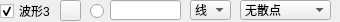
                   <widget class="QWidget" name="widget_3" native="true">
                    <property name="minimumSize">
                     <size>
                      <width>0</width>
                      <height>22</height>
                     </size>
                    </property>
                    <property name="maximumSize">
                     <size>
                      <width>16777215</width>
                      <height>22</height>
                     </size>
                    </property>
                    <widget class="QLineEdit" name="txtValueCurve3">
                     <property name="geometry">
                      <rect>
                       <x>110</x>
                       <y>0</y>
                       <width>71</width>
                       <height>20</height>
                      </rect>
                     </property>
                     <property name="text">
                      <string/>
                     </property>
                    </widget>
                    <widget class="QRadioButton" name="rdoBoldCurve3">
                     <property name="geometry">
                      <rect>
                       <x>90</x>
                       <y>3</y>
                       <width>16</width>
                       <height>16</height>
                      </rect>
                     </property>
                     <property name="text">
                      <string/>
                     </property>
                     <property name="checked">
                      <bool>false</bool>
                     </property>
                    </widget>
                    <widget class="QCheckBox" name="chkVisibleCurve3">
                     <property name="geometry">
                      <rect>
                       <x>0</x>
                       <y>3</y>
                       <width>53</width>
                       <height>16</height>
                      </rect>
                     </property>
                     <property name="text">
                      <string>波形3</string>
                     </property>
                     <property name="checked">
                      <bool>true</bool>
                     </property>
                    </widget>
                    <widget class="QPushButton" name="btnColourCurve3">
                     <property name="geometry">
                      <rect>
                       <x>60</x>
                       <y>0</y>
                       <width>21</width>
                       <height>21</height>
                      </rect>
                     </property>
                     <property name="text">
                      <string/>
                     </property>
                    </widget>
                    <widget class="QComboBox" name="cmbLineStyle3">
                     <property name="geometry">
                      <rect>
                       <x>190</x>
                       <y>0</y>
                       <width>41</width>
                       <height>20</height>
                      </rect>
                     </property>
                     <property name="currentIndex">
                      <number>1</number>
                     </property>
                     <item>
                      <property name="text">
                       <string>点</string>
                      </property>
                     </item>
                     <item>
                      <property name="text">
                       <string>线</string>
                      </property>
                     </item>
                     <item>
                      <property name="text">
                       <string>左</string>
                      </property>
                     </item>
                     <item>
                      <property name="text">
                       <string>右</string>
                      </property>
                     </item>
                     <item>
                      <property name="text">
                       <string>中</string>
                      </property>
                     </item>
                     <item>
                      <property name="text">
                       <string>积</string>
                      </property>
                     </item>
                    </widget>
                    <widget class="QComboBox" name="cmbScatterStyle3">
                     <property name="geometry">
                      <rect>
                       <x>240</x>
                       <y>0</y>
                       <width>91</width>
                       <height>20</height>
                      </rect>
                     </property>
                     <property name="focusPolicy">
                      <enum>Qt::WheelFocus</enum>
                     </property>
                     <property name="maxVisibleItems">
                      <number>20</number>
                     </property>
                     <item>
                      <property name="text">
                       <string>无散点</string>
                      </property>
                      <property name="icon">
                       <iconset resource="res.qrc">
                        <normaloff>:/pic/ssNone.png</normaloff>:/pic/ssNone.png</iconset>
                      </property>
                     </item>
                     <item>
                      <property name="text">
                       <string>x形</string>
                      </property>
                      <property name="icon">
                       <iconset resource="res.qrc">
                        <normaloff>:/pic/ssCross.png</normaloff>:/pic/ssCross.png</iconset>
                      </property>
                     </item>
                     <item>
                      <property name="text">
                       <string>+形</string>
                      </property>
                      <property name="icon">
                       <iconset resource="res.qrc">
                        <normaloff>:/pic/ssPlus.png</normaloff>:/pic/ssPlus.png</iconset>
                      </property>
                     </item>
                     <item>
                      <property name="text">
                       <string>空心圆</string>
                      </property>
                      <property name="icon">
                       <iconset resource="res.qrc">
                        <normaloff>:/pic/ssCircle.png</normaloff>:/pic/ssCircle.png</iconset>
                      </property>
                     </item>
                     <item>
                      <property name="text">
                       <string>实心圆</string>
                      </property>
                      <property name="icon">
                       <iconset resource="res.qrc">
                        <normaloff>:/pic/ssDisc.png</normaloff>:/pic/ssDisc.png</iconset>
                      </property>
                     </item>
                     <item>
                      <property name="text">
                       <string>矩形</string>
                      </property>
                      <property name="icon">
                       <iconset resource="res.qrc">
                        <normaloff>:/pic/ssSquare.png</normaloff>:/pic/ssSquare.png</iconset>
                      </property>
                     </item>
                     <item>
                      <property name="text">
                       <string>菱形</string>
                      </property>
                      <property name="icon">
                       <iconset resource="res.qrc">
                        <normaloff>:/pic/ssDiamond.png</normaloff>:/pic/ssDiamond.png</iconset>
                      </property>
                     </item>
                     <item>
                      <property name="text">
                       <string>星形</string>
                      </property>
                      <property name="icon">
                       <iconset resource="res.qrc">
                        <normaloff>:/pic/ssStar.png</normaloff>:/pic/ssStar.png</iconset>
                      </property>
                     </item>
                     <item>
                      <property name="text">
                       <string>正三角</string>
                      </property>
                      <property name="icon">
                       <iconset resource="res.qrc">
                        <normaloff>:/pic/ssTriangle.png</normaloff>:/pic/ssTriangle.png</iconset>
                      </property>
                     </item>
                     <item>
                      <property name="text">
                       <string>倒三角</string>
                      </property>
                      <property name="icon">
                       <iconset resource="res.qrc">
                        <normaloff>:/pic/ssTriangleInverted.png</normaloff>:/pic/ssTriangleInverted.png</iconset>
                      </property>
                     </item>
                     <item>
                      <property name="text">
                       <string>x框</string>
                      </property>
                      <property name="icon">
                       <iconset resource="res.qrc">
                        <normaloff>:/pic/ssCrossSquare.png</normaloff>:/pic/ssCrossSquare.png</iconset>
                      </property>
                     </item>
                     <item>
                      <property name="text">
                       <string>+框</string>
                      </property>
                      <property name="icon">
                       <iconset resource="res.qrc">
                        <normaloff>:/pic/ssPlusSquare.png</normaloff>:/pic/ssPlusSquare.png</iconset>
                      </property>
                     </item>
                     <item>
                      <property name="text">
                       <string>x圆</string>
                      </property>
                      <property name="icon">
                       <iconset resource="res.qrc">
                        <normaloff>:/pic/ssCrossCircle.png</normaloff>:/pic/ssCrossCircle.png</iconset>
                      </property>
                     </item>
                     <item>
                      <property name="text">
                       <string>+圆</string>
                      </property>
                      <property name="icon">
                       <iconset resource="res.qrc">
                        <normaloff>:/pic/ssPlusCircle.png</normaloff>:/pic/ssPlusCircle.png</iconset>
                      </property>
                     </item>
                     <item>
                      <property name="text">
                       <string>和平</string>
                      </property>
                      <property name="icon">
                       <iconset resource="res.qrc">
                        <normaloff>:/pic/ssPeace.png</normaloff>:/pic/ssPeace.png</iconset>
                      </property>
                     </item>
                    </widget>
                   </widget>
